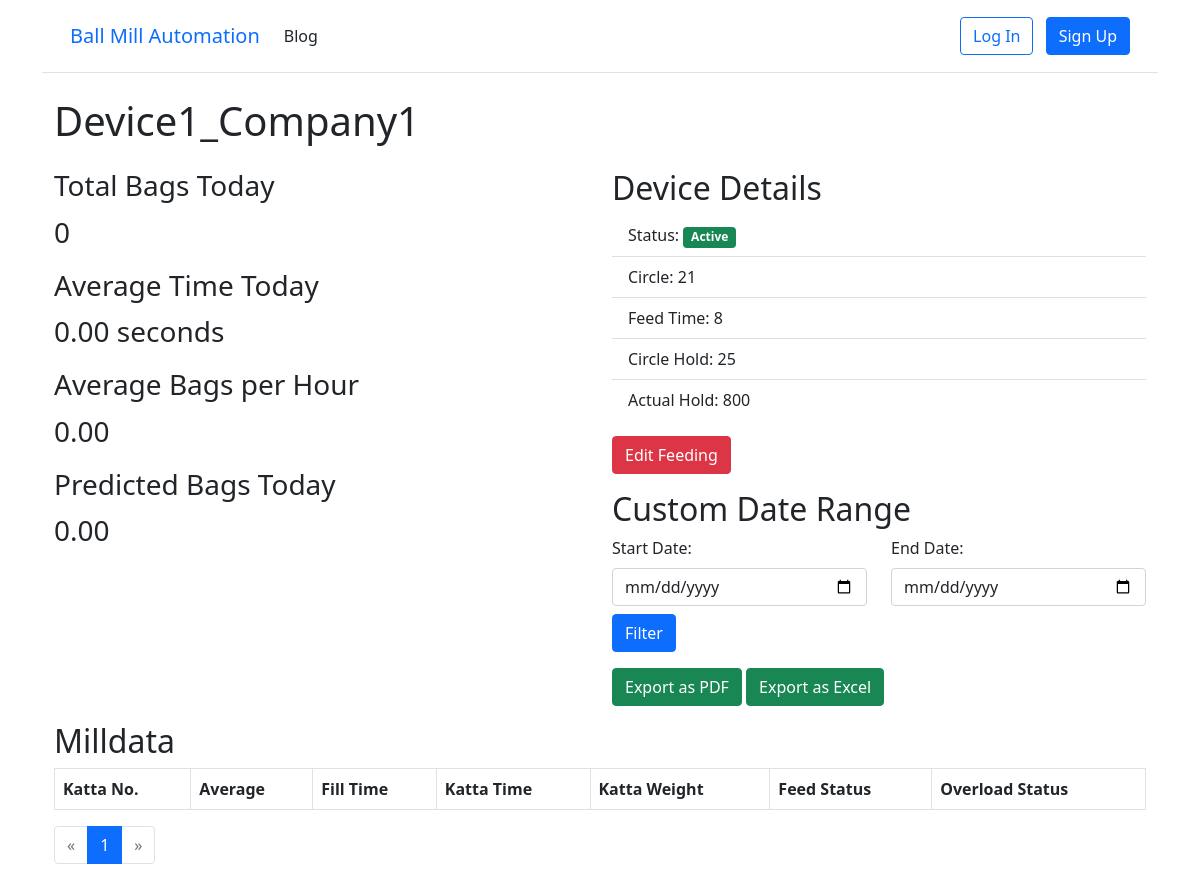
Page /milldata/device/1/1/ on the earlier database version.
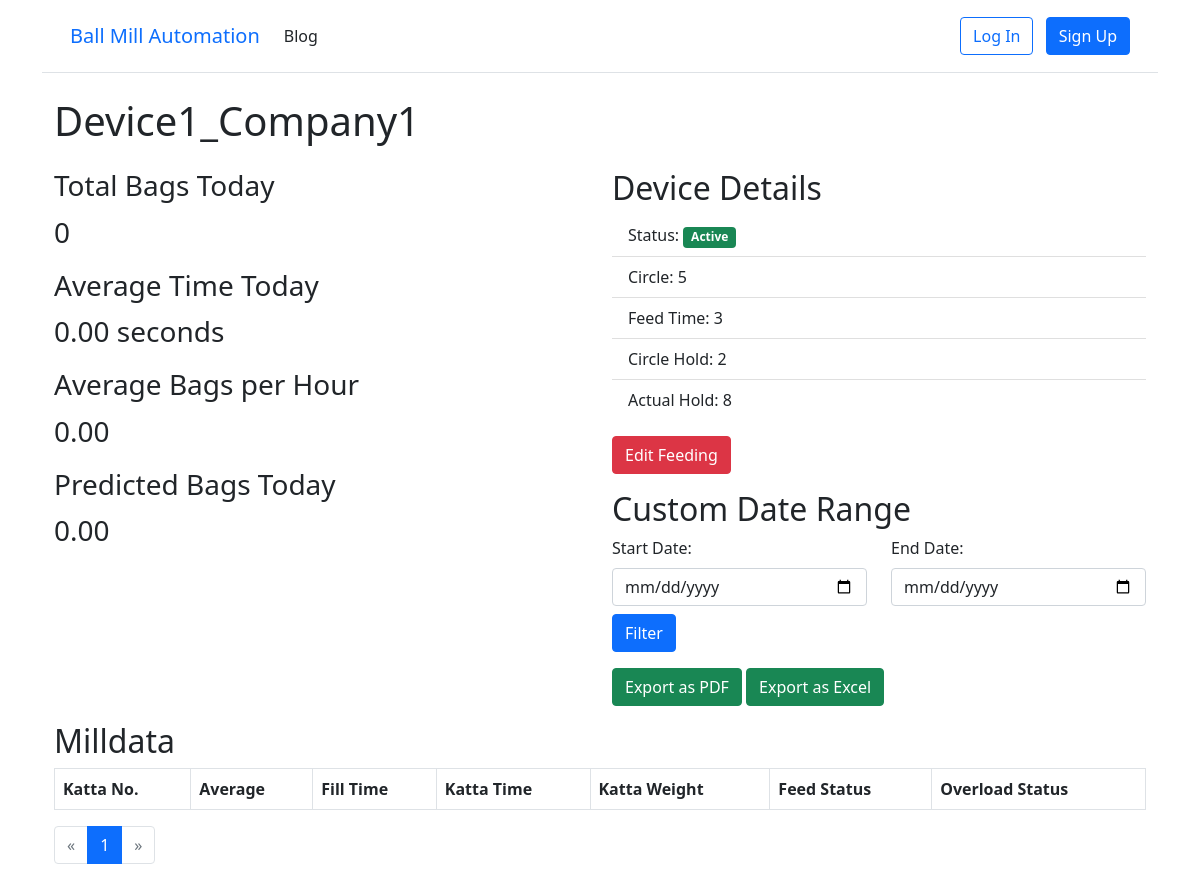
Same page on the later database version.
### milldata/models.py (models this page shows, shortened)
class Device(models.Model):
    STATUS_CHOICES = (
        ('active', 'Active'),
        ('inactive', 'Inactive'),
    )
    name = models.CharField(max_length=255)
    company = models.ForeignKey(Company, on_delete=models.CASCADE)
    device_id = models.CharField(max_length=255)
    ip_address = models.CharField(max_length=15, null=True, blank=True)
    mac_address = models.CharField(max_length=17, null=True, blank=True)
    status = models.CharField(max_length=20, choices=STATUS_CHOICES, default='active')
    wait_bags =models.IntegerField(default=3, null=False, blank=True)
    initial_hold = models.IntegerField(default=600)
    circle = models.IntegerField(default=21)
    feed_time = models.IntegerField(default=6)
    circle_hold = models.IntegerField(default=15)
    galla_clear_time = models.IntegerField(default=20)
    actual_hold = models.IntegerField(default=900)
    overload_hold = models.IntegerField(default=2100)
    galla_vibrator_status = models.BooleanField(default=True)
    hopper_vibrator_status = models.BooleanField(default=True)

### milldata/views.py (the view, shortened to what this page needs)
# urls.py: path('device/<int:company_id>/<int:pk>/', DeviceDetailView.as_view(), name='device_detail'),
class DeviceDetailView(generic.DetailView):
    model = Device
    template_name = 'device_detail.html'
    def get_context_data(self, **kwargs):
        context = super().get_context_data(**kwargs)
        device = self.object
        today = timezone.localtime(timezone.now())
        start_date, end_date, milldata_today, total_bags, average_time = get_device_data(self.request, device) #new
        machine_on_time = []
        machine_off_time = []
        milldata_with_avg = []
        avg_time = sum(machine_on_time) / total_bags if total_bags > 0 else 0
        avg_per_hour = 3600 / avg_time if avg_time > 0 else 0
        remaining_hours = 24 - today.hour
        predicted_bags_remaining = remaining_hours * avg_per_hour
        predicted_bags_today = total_bags + predicted_bags_remaining
        milldata_today = milldata_today.order_by('-katta_time')
        paginator = Paginator(milldata_with_avg, 30)  # Display 30 records per page
        page = self.request.GET.get('page')
        milldata_paged = paginator.get_page(page)
        context['total_bags'] = total_bags
        context['average_time'] = avg_time
        context['average_per_hour'] = avg_per_hour
        context['predicted_bags_today'] = predicted_bags_today
        context['start_date'] = start_date
        context['end_date'] = end_date
        context['milldata_paged'] = milldata_paged
        return context

### milldata/views.py (called while the page is built)
def get_device_data(request, device):
    start_date_str = request.GET.get('start_date')
    end_date_str = request.GET.get('end_date')
    if start_date_str and end_date_str:
        start_date = datetime.datetime.strptime(start_date_str, '%Y-%m-%d').date()
        end_date = datetime.datetime.strptime(end_date_str, '%Y-%m-%d').date()
    else:
        today = datetime.date.today()
        start_date = end_date = today
    milldata_list = Milldata.objects.filter(device=device, katta_time__date__range=(start_date, end_date)).order_by('katta_time')
    total_bags = len(milldata_list)
    if total_bags > 1:
        average_time = (milldata_list[total_bags - 1].katta_time - milldata_list[0].katta_time).total_seconds() / (total_bags - 1)
    else:
        average_time = 0
    return start_date, end_date, milldata_list, total_bags, average_time

### templates/device_detail.html (shortened to what this page needs)
{% extends 'base.html' %}
{% load templatetags %}
{% load static %}
{% block content %}
<div class="container">
  <h1 class="my-4">{{ object.name }}</h1>
  <div class="row">
    <div class="col-md-6">
      <h3>Total Bags Today</h3>
      <p class="fs-3">{{ total_bags }}</p>
      <h3>Average Time Today</h3>
      <p class="fs-3">{{ average_time|floatformat:2 }} seconds</p>
      <h3>Average Bags per Hour</h3>
      <p class="fs-3">{{ average_per_hour|floatformat:2 }}</p>
      <h3>Predicted Bags Today</h3>
      <p class="fs-3">{{ predicted_bags_today|floatformat:2 }}</p>
    </div>
    <div class="col-md-6">
      <h2>Device Details</h2>
      <ul class="list-group list-group-flush mb-3">
        <li class="list-group-item">Status: {% if object.status == 'active' %}<span class="badge bg-success">Active</span>{% else %}<span class="badge bg-danger">Inactive</span>{% endif %}</li>
        <li class="list-group-item">Circle: {{ object.circle }}</li>
        <li class="list-group-item">Feed Time: {{ object.feed_time }}</li>
        <li class="list-group-item">Circle Hold: {{ object.circle_hold }}</li>
        <li class="list-group-item">Actual Hold: {{ object.actual_hold }}</li>
      </ul>
      <button class="btn btn-danger mb-3" onclick="location.href='{% url 'edit_feeding' object.pk %}'">Edit Feeding</button>
      <h2>Custom Date Range</h2>
      <form method="GET" action="" class="mb-3">
        <div class="row">
          <div class="col">
            <label for="start_date" class="form-label">Start Date:</label>
            <input type="date" name="start_date" id="start_date" class="form-control" value="{{ start_date }}">
          </div>
          <div class="col">
            <label for="end_date" class="form-label">End Date:</label>
            <input type="date" name="end_date" id="end_date" class="form-control" value="{{ end_date }}">
          </div>
        </div>
        <button type="submit" class="btn btn-primary mt-2">Filter</button>
      </form>
      <button class="btn btn-success mb-3" onclick="location.href='{% url 'export_pdf' object.pk %}'">Export as PDF</button>
      <button class="btn btn-success mb-3" onclick="location.href='{% url 'export_excel' object.pk %}'">Export as Excel</button>
    </div>
  </div>
  <h2>Milldata</h2>
  <table class="table table-striped table-bordered">
    <thead>
      <tr>
        <th>Katta No.</th>
        <th>Average</th>
        <th>Fill Time</th>
        <th>Katta Time</th>
        <th>Katta Weight</th>
        <th>Feed Status</th>
        <th>Overload Status</th>
      </tr>
    </thead>
  </table>
<nav aria-label="Page navigation">
  <ul class="pagination">
    {% if milldata_paged.has_previous %}
      <li class="page-item">
        <a class="page-link" href="?{% querystring request page=milldata_paged.previous_page_number %}" aria-label="Previous">
          <span aria-hidden="true">&laquo;</span>
          <span class="visually-hidden">Previous</span>
        </a>
      </li>
    {% else %}
      <li class="page-item disabled">
        <span class="page-link">
          <span aria-hidden="true">&laquo;</span>
        </span>
      </li>
    {% endif %}
    {% for i in milldata_paged.paginator.page_range %}
      {% if milldata_paged.number == i %}
        <li class="page-item active" aria-current="page">
          <span class="page-link">{{ i }}</span>
        </li>
      {% else %}
        <li class="page-item">
          <a class="page-link" href="?{% querystring request page=i %}">{{ i }}</a>
        </li>
      {% endif %}
    {% endfor %}
    {% if milldata_paged.has_next %}
      <li class="page-item">
        <a class="page-link" href="?{% querystring request page=milldata_paged.next_page_number %}" aria-label="Next">
          <span aria-hidden="true">&raquo;</span>
          <span class="visually-hidden">Next</span>
        </a>
      </li>
    {% else %}
      <li class="page-item disabled">
        <span class="page-link">
          <span aria-hidden="true">&raquo;</span>
        </span>
      </li>
    {% endif %}
  </ul>
</nav>
{% endblock %}

Differences in the rows shown:
changed Device "Device1_Company1": circle "21" → "5"; feed_time "8" → "3"; circle_hold "25" → "2"; actual_hold "800" → "8"
